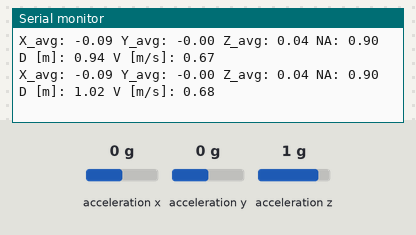
The sketch below on a simulated Arduino Uno, built with avr-gcc and run on an emulated ATmega328P. On the bench: the last lines printed to the serial monitor. Wiring (inferred from the names in the program): ADXL345 accelerometer at I2C address 0x53; MPU-6050 motion sensor at I2C address 0x68. The test bench sets the inputs (shaded band); at power-on: acceleration y 0 g, acceleration x 0 g, acceleration z 1 g.

Above: at 1.2 s.
1.3 s: acceleration y set to 0.8 g
At 1.31 s:
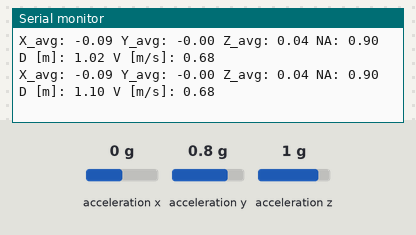
4.3 s: acceleration x set to -1.4 g
At 4.35 s:
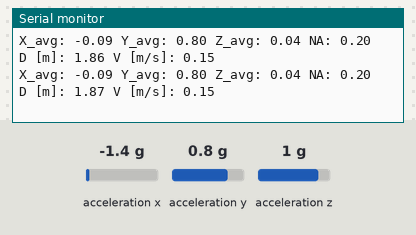
7.3 s: acceleration z set to -1.4 g
At 7.31 s:
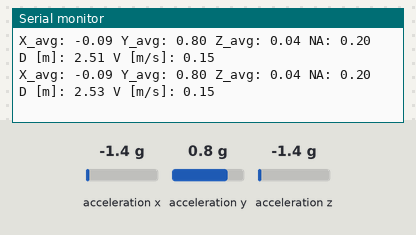
13.3 s: acceleration y set to -1.4 g
At 13.3 s:
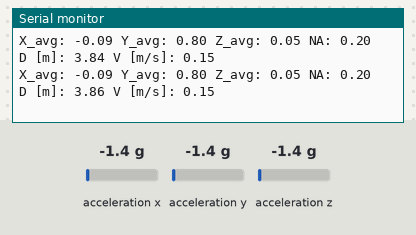
Timing chart, 0 to 16.3 s (numbered marks = the images above; inputs shaded):
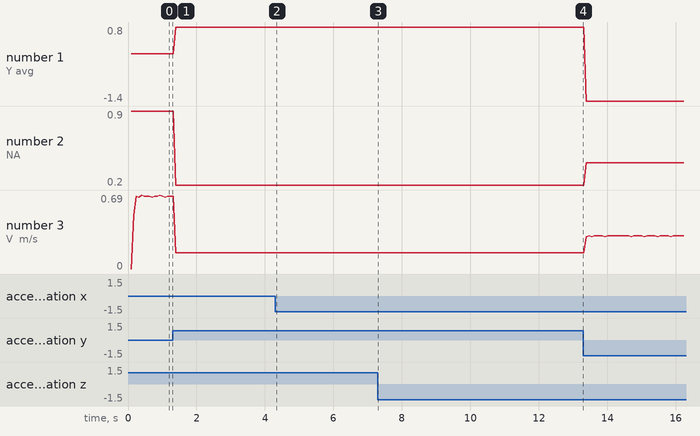

The sketch:

Balance_Test.ino
```cpp
// IGEN 430 Balance Testing with ADX345 and GY-521 (MPU6050)
// Wiring: SCL to A5, SDA to A4

// need to determine orientation
// need to determine filtering

#include <Wire.h>

int ADXL345 = 0x53;  // ADXL345 I2C address
int MPU6050 = 0x68;  // Default MPU6050 I2C address

// Outputs for ADXL345
float X_ADX, Y_ADX, Z_ADX;
// Outputs for MPU6050
float X_MPU, Y_MPU, Z_MPU;
// Averaged values
float X_avg, Y_avg, Z_avg;
float Acceleration, OldVelocity = 0, Distance = 0;
float Filt_ADX_X = 0, Filt_ADX_Y = 0, Filt_ADX_Z = 0;
float Filt_MPU_X = 0, Filt_MPU_Y = 0, Filt_MPU_Z = 0;
float Adj_MPU_X = 0, Adj_MPU_Y = 0, Adj_MPU_Z = 0;
float timestep_sec = 0, NormalizedAcc = 0;
float threshold = .01;
float fixGravAccel = 0;
const float dt = 0.1;
unsigned long duration = 120000, startMillis, previousMillis = 0, timestep = 0;

void setup() {
  Serial.begin(9600);
  Wire.begin();

  Serial.println("CLEARDATA");
  Serial.println("LABEL,Time,X_avg,Y_avg,Z_avg,Acceleration,Distance,Velocity");
  Serial.println("RESETTIMER");

  // Setup ADXL345
  Wire.beginTransmission(ADXL345);
  Wire.write(0x2D);
  Wire.write(8); // Enable measurement
  Wire.endTransmission();
  delay(10);

  // Setup MPU6050
  Wire.beginTransmission(MPU6050);
  Wire.write(0x6B);
  Wire.write(0); // Wake up the MPU6050
  Wire.endTransmission();
  delay(10);

  startMillis = millis();
}

void loop() {
  unsigned long now = millis();
  if (now - startMillis >= duration) {
    Serial.println("==================================");
    Serial.println("Time limit reached. Stopping execution.");
    Serial.println("Total Distance Traveled: " + String(Distance)+ " meters");
    Serial.println("==================================");
    while (true);
  }

  // Read ADXL345 Data
  Wire.beginTransmission(ADXL345);
  Wire.write(0x32);
  Wire.endTransmission(false);
  Wire.requestFrom(ADXL345, 6, true);

  X_ADX = (Wire.read() | Wire.read() << 8) / 256.0;
  Y_ADX = (Wire.read() | Wire.read() << 8) / 256.0;
  Z_ADX = (Wire.read() | Wire.read() << 8) / 256.0;


  Filt_ADX_X = X_ADX-(0.10);
  Filt_ADX_Y = Y_ADX-(-0.02);
  Filt_ADX_Z = Z_ADX-(-0.04);

  // Read MPU6050 Data
  Wire.beginTransmission(MPU6050);
  Wire.write(0x3B);
  Wire.endTransmission(false);
  Wire.requestFrom(MPU6050, 6, true);

  X_MPU = (Wire.read() << 8 | Wire.read())/ 16384.0;
  Y_MPU = (Wire.read() << 8 | Wire.read()) / 16384.0;
  Z_MPU = (Wire.read() << 8 | Wire.read())/ 16384.0;

  Filt_MPU_X = X_MPU-(-0.08);
  Filt_MPU_Y = Y_MPU-(0.03);
  Filt_MPU_Z = Z_MPU-(0.05);

  Adj_MPU_X = Filt_MPU_X*-1;
  Adj_MPU_Y = Filt_MPU_Y;
  Adj_MPU_Z = Filt_MPU_Z*-1;


  // Compute Averaged Values
  X_avg = (Filt_ADX_X + Adj_MPU_X) / 2.0;
  Y_avg = (Filt_ADX_Y + Adj_MPU_Y) / 2.0;
  Z_avg = (Filt_ADX_Z + Adj_MPU_Z) / 2.0;

  // Compute Acceleration Magnitude
  // I am not sure if we need to include the x acceleration here - talk to triss about it
  Acceleration = sqrt((X_avg * X_avg) + (Y_avg * Y_avg) + (Z_avg * Z_avg));
  // Acceleration = sqrt((Y_avg * Y_avg) + (Z_avg * Z_avg));

  // Time Calculation
  timestep_sec = timestep / 1000.0;
  NormalizedAcc = abs(Acceleration - 1); // in g
 // NormalizedAcc = abs(Acceleration);

  //if (NormalizedAcc > threshold) {

  //  Distance += OldVelocity * timestep_sec + 0.5 * NormalizedAcc * timestep_sec * timestep_sec;
  //  OldVelocity = NormalizedAcc * timestep_sec;
  //} else {
  //  OldVelocity = 0;
  //}


  if (NormalizedAcc > threshold) {
    fixGravAccel = NormalizedAcc*9.81;
    Distance += OldVelocity * timestep_sec + 0.5 * fixGravAccel * timestep_sec * timestep_sec;
    OldVelocity = fixGravAccel * timestep_sec;
  } else {
    OldVelocity = 0;
  }
  // Print Data
  // Serial.print("x_ADX: "); Serial.print(X_ADX);
  // Serial.print("y_ADX: "); Serial.print(Y_ADX);
  // Serial.print("z_ADX: "); Serial.print(Z_ADX);
  // Serial.print("x_MPU: "); Serial.print(X_MPU);
  // Serial.print("y_MPU: "); Serial.print(Y_MPU);
  // Serial.print("z_MPU: "); Serial.print(Z_MPU);
  // Serial.print("x_ADX: "); Serial.print(Filt_ADX_X);
  // Serial.print("y_ADX: "); Serial.print(Filt_ADX_Y);
  // Serial.print("z_ADX: "); Serial.print(Filt_ADX_Z);
  // Serial.print("x_MPU: "); Serial.print(Filt_MPU_X);
  // Serial.print("y_MPU: "); Serial.print(Filt_MPU_Y);
  // Serial.print("z_MPU: "); Serial.print(Filt_MPU_Z);
   Serial.print("X_avg: "); Serial.print(X_avg);
   Serial.print(" Y_avg: "); Serial.print(Y_avg);
   Serial.print(" Z_avg: "); Serial.print(Z_avg);
  // Serial.print(" A: "); Serial.print(Acceleration);
  Serial.print(" NA: "); Serial.print(NormalizedAcc);
  // Randomly off by a factor of 10 but pretty close to acurate otherwise I think
  Serial.print(" D [m]: "); Serial.print(Distance);
  Serial.print(" V [m/s]: "); Serial.println(OldVelocity);

  timestep = millis() - now;
}
```

Measured:
- plotted number 1: 0 → 0.8 after the input at 1.3 s
- plotted number 2: 0.9 → 0.2 after the input at 1.3 s
- plotted number 3: 0.68 → 0.15 after the input at 1.3 s
